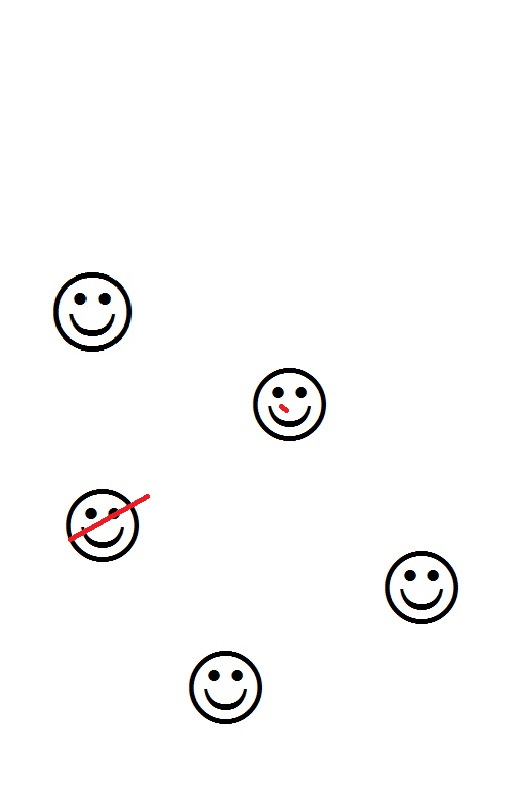
//> input picture OpenCVBasic/ObjectFinder/field1.jpg, 531 x 797 px
$ ./ObjectFinder   (built with g++ and OpenCV 4)
//> lines starting //> are read from the running program, lines starting //| are printed output that depends on the picture; after the words box and inside, x2 and y2 are one past the last pixel; in counts of white or black regions, pixels touching at a corner belong together
#include "opencv2/imgcodecs.hpp"
#include "opencv2/highgui.hpp"
#include "opencv2/imgproc.hpp"
#include <iostream>

using namespace std;
using namespace cv;

int main()
{

    vector<int> coords;
    double corr = 1;
    int x, y;
    double minVal;
    double maxVal;
    Point minLoc;
    Point maxLoc;
    Mat img = imread("field1.jpg");
//> img is the input picture: 797 rows x 531 cols, CV_8UC3; mean B, G, R 250.1, 250.1, 250.3
    Mat copy = imread("field1.jpg");
    Mat temp = imread("template.jpg");
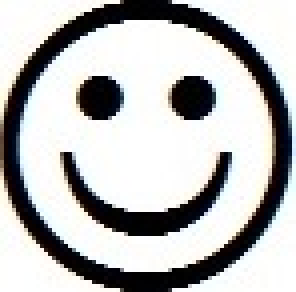
//> input picture OpenCVBasic/ObjectFinder/template.jpg, 74 x 73 px (shown 4 times larger)
//> temp is the input picture: 73 rows x 74 cols, CV_8UC3; mean B, G, R 183.7, 184.1, 183.8
    Mat mask = imread("mask.jpg");
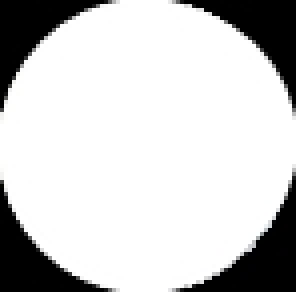
//> input picture OpenCVBasic/ObjectFinder/mask.jpg, 74 x 73 px (shown 4 times larger)
//> mask is the input picture: 73 rows x 74 cols, CV_8UC3; mean B, G, R 203.2, 203.2, 203.2
    Mat result;
    if (img.empty()  || temp.empty())
    {
        cout << "Can't read one of the images" << endl;
        return 1;
    }
    matchTemplate(img, temp, result, TM_CCORR_NORMED);
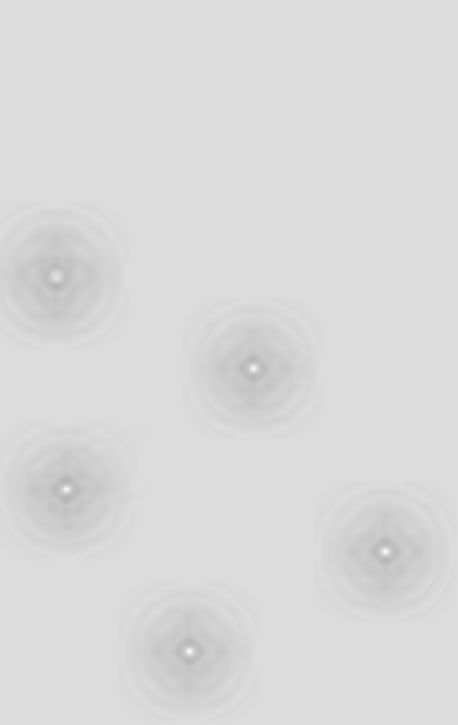
//> result: 725 rows x 458 cols, CV_32FC1; min 0.713, max 1, mean 0.854

    while (corr >= 0.87)
    {
        minMaxLoc(result, &minVal, &corr, &minLoc, &maxLoc);
        x = maxLoc.x;
        y = maxLoc.y;
       // result.at<float>(maxLoc) = 0.f;
        if (corr >= 0.87)
        {
            circle(result, Point(maxLoc), temp.cols / 2,
                Scalar(0, 0, 0), -1);
            coords.push_back(x);
            coords.push_back(y);
            rectangle(copy, Rect(x, y, temp.cols, temp.rows), Scalar(255, 0, 255), 2);
            //ellipse(result, Point(x + temp.rows / 2, y + temp.cols / 2), Size(temp.cols / 2, temp.rows / 2 ), 0, 0, 360, Scalar(255, 0, 255), 2);
        }
        imshow("corr", result);
        imwrite("result.jpg", result);
        imshow("Result", copy);
        waitKey();
    }
//> this loop made 6 passes
//> (minVal, corr, minLoc, x, y) on passes 1 to 6: (0.713, 1, Point(64, 480), 385, 551), (0, 1, Point(385, 514), 189, 651), (0, 0.997, Point(385, 514), 253, 368), (0, 0.979, Point(253, 331), 66, 489), (0, 0.875, Point(253, 331), 56, 277), (0, 0.867, Point(56, 240), 55, 347)
//> pass 1, `imwrite("result.jpg", result);`:
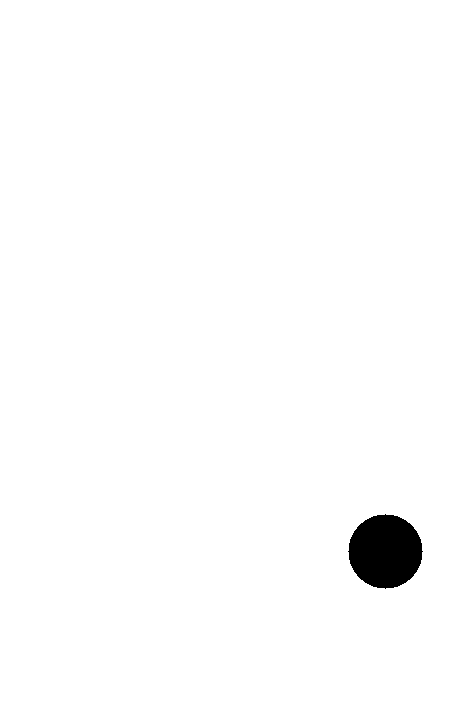
//> saved as result.jpg: 725 rows x 458 cols, CV_8UC1; values 0 (black) and 1 (white), 98.7% white; 1 black region, box (x1, y1, x2, y2) and area: (348, 514, 423, 589) 4293
//> pass 1, `imshow("Result", copy);`:
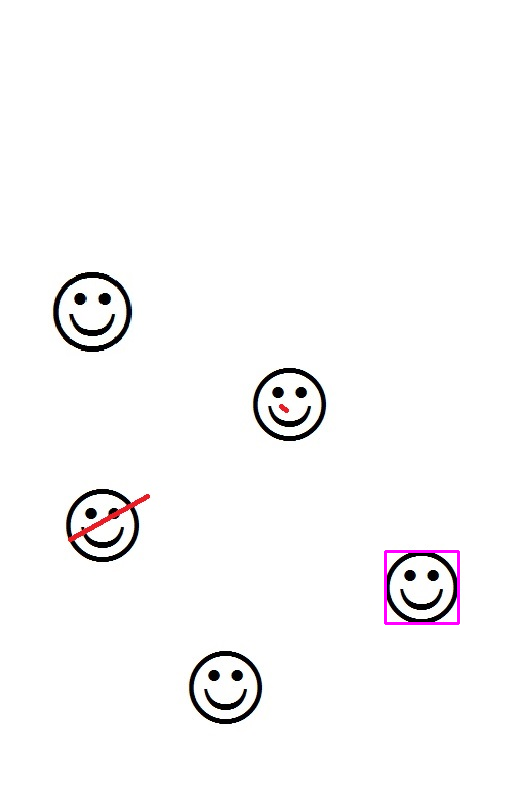
//> window 'Result': 797 rows x 531 cols, CV_8UC3; mean B, G, R 250.1, 249.6, 250.4
//> after the loop:
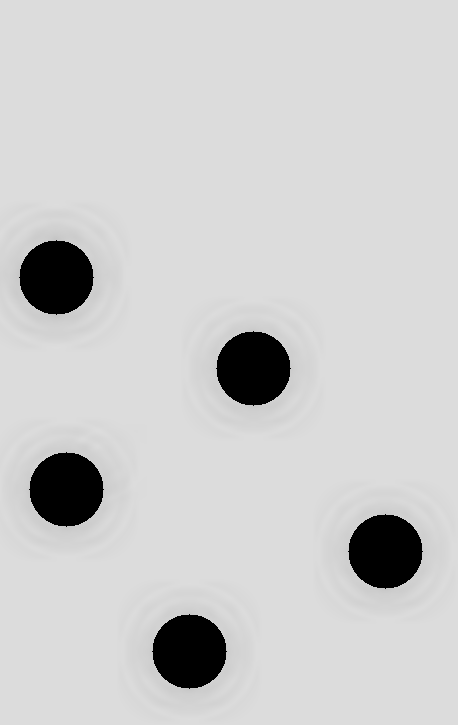
//> result: 725 rows x 458 cols, CV_32FC1; 6.46% of pixels changed, all inside (x1, y1, x2, y2) = (19, 240, 423, 689)
//> after the loop:
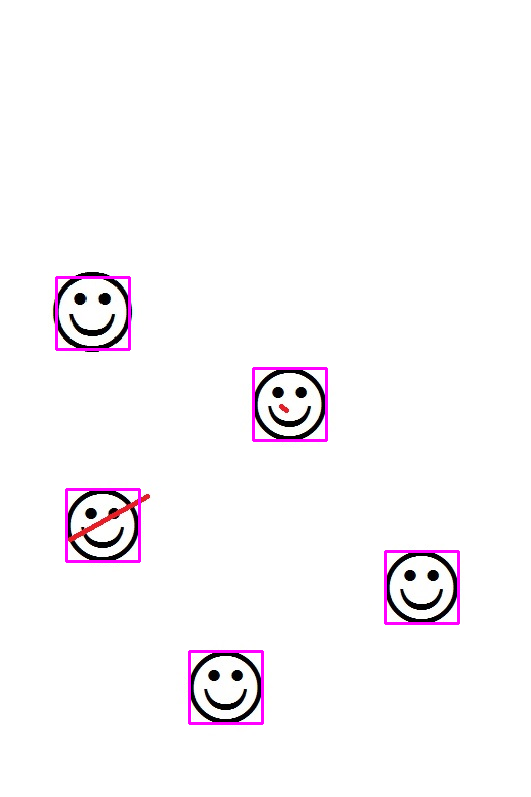
//> copy: 797 rows x 531 cols, CV_8UC3; 1.02% of pixels changed, all inside (x1, y1, x2, y2) = (55, 276, 460, 725)
//> after the loop, minVal = 0
    for (auto i = 0; i < coords.size()/2; i++)
    {
        cout << coords[i * 2] << ' ' << coords[i * 2 + 1] << endl;
    }
//> this loop made 5 passes
//| 385 551
//| 189 651
//| 253 368
//| 66 489
//| 56 277

   // [20 lines of commented-out code are left out]
}
